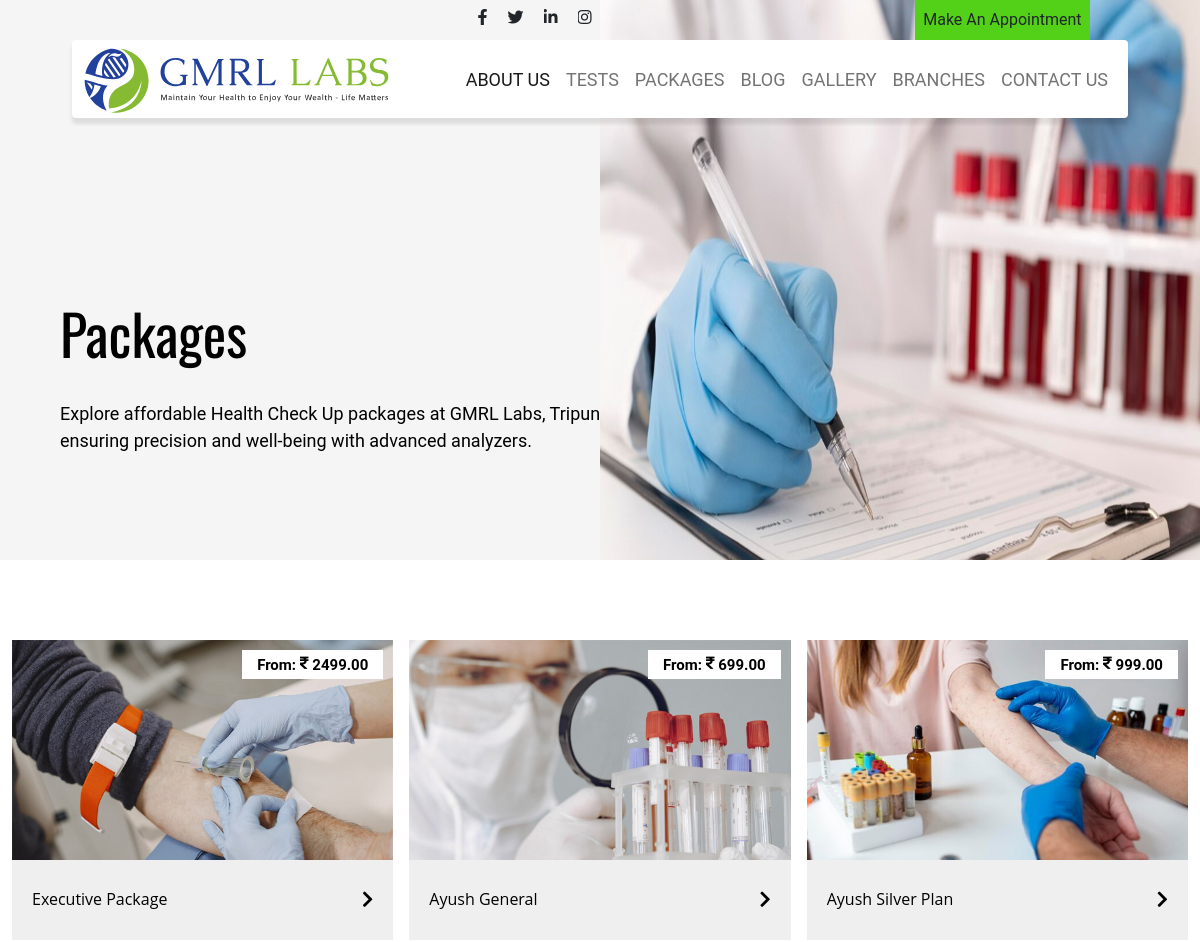
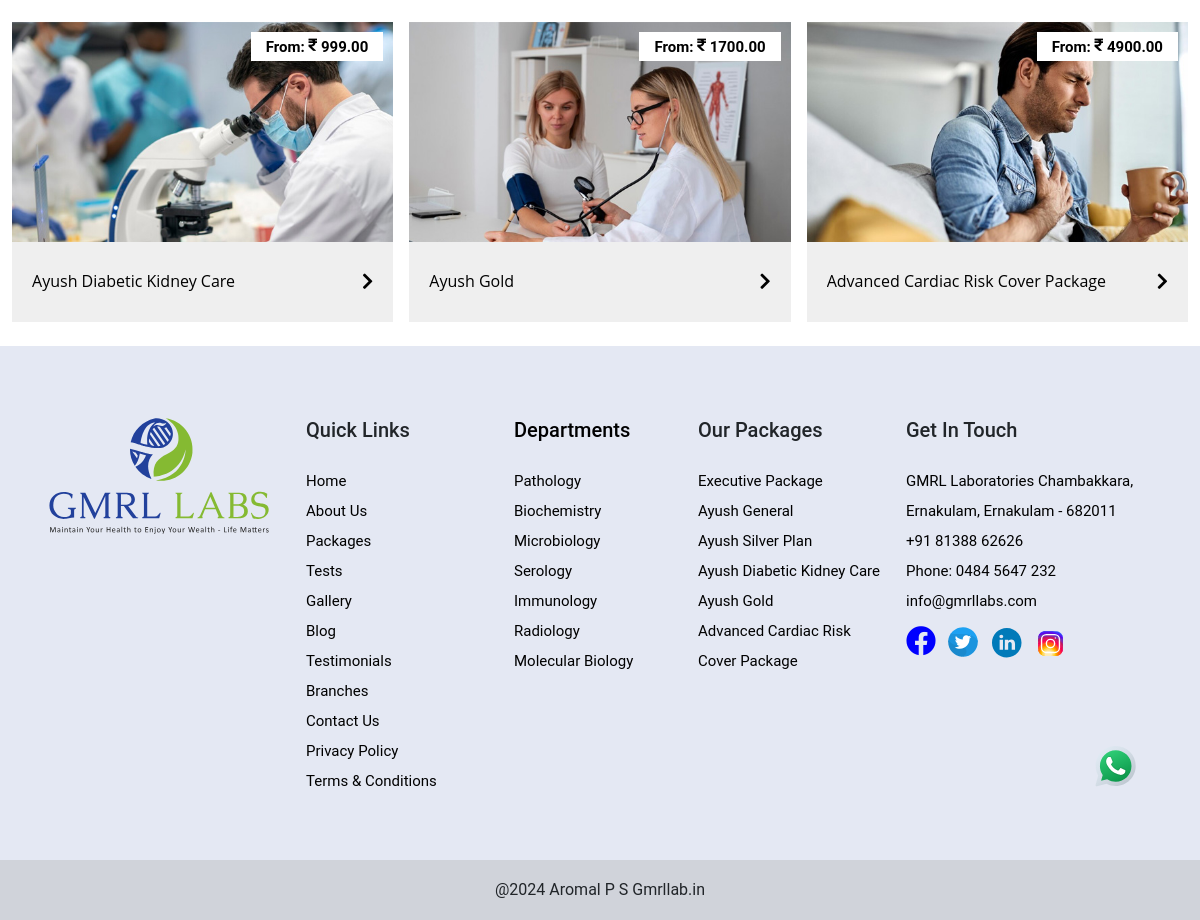
Page /packages/ on the committed database (2 pictures, top to bottom).
### frondpage/models.py (models this page shows, shortened)
class TestPackage(models.Model):
    package_name = models.CharField(max_length=200, unique=True)
    price = models.DecimalField(max_digits=10, decimal_places=2)
    image = models.ImageField(upload_to='testpackage')
    tests = models.TextField(help_text='Enter test names separated by commas')
    description=models.TextField()

class Departments(models.Model):
    dep_name=models.CharField(max_length=150,unique=True)
    dep_image=models.ImageField(upload_to='department/')
    dep_decrption=models.TextField()
    dep_detail_banner=models.ImageField(upload_to='departmentbanner/')

### labapp/views.py (the view)
# urls.py: path('packages/',views.Package,name='package'),
def Package(req):
    return render(req,"packages.html")

### templates/packages.html (shortened to what this page needs)
{% extends "base.html" %}
{% load static %}
{% block content %}
<div class="  main1_package overflow-hidden">
    <div class="container-fluid  p-0 ">
        <div class="row main_row ">
            <div class="col-12 page_package w-100">
                <div class="row w-100 p-0 m-0">
                    <div class="col-md-6 col-12  package_col1 p-0">
                        <div class="package_text2 overflow-hidden">
                            Packages
                        </div>
                        <div class="package_text3">
                            Explore affordable Health Check Up packages at GMRL Labs, Tripunithura,
                            ensuring precision and well-being with advanced analyzers.
                        </div>
                    </div>
                    <div class="col-md-6 col-12  package_image p-0">
                        <img src="{% static './image/package.jpg' %}" class="d-block w-100" alt="...">
                    </div>
                </div>
            </div>
        </div>
    </div>
</div>
<div class="main5 package_main5 pagesall">
    <div class="container ">
        <div class="row packagepage_nocarosel">
            {% for i in test_packages %}
            <div class="col-lg-4 pb-4">
                <a href="{% url 'frond:detailpackage'  i.id %}" class="package-item-con">
                    <h5 class="overflow-hidden" style="height: fit-content !important;">
                        <div class="fontawsome" style="height: fit-content !important; padding-bottom: 10px;">From:
                            <i class="fas fa-rupee-sign"></i>  {{i.price}}
                        </div>
                    </h5>
                    <div class="package-image">
                        <img width="300" height="230" src="{{i.image.url}}"
                            class="attachment-medium size-medium wp-post-image" alt="no image" decoding="async"
                            loading="lazy" />
                    </div>
                    <div class="package-text">
                        <h6>{{i.package_name}}</h6>
                        <i class="fas fa-chevron-right"></i>
                    </div>
                </a>
            </div>
            {% endfor %}
        </div>
    </div>
    {% endblock %}

### templates/base.html (shortened to what this page needs)
{% load static %}
<!DOCTYPE html>
<html lang="en">
<head>
    <link rel="stylesheet" href="https://cdnjs.cloudflare.com/ajax/libs/font-awesome/5.15.4/css/all.min.css">
    <link href="https://cdn.jsdelivr.net/npm/bootstrap@5.2.3/dist/css/bootstrap.min.css" rel="stylesheet"
>
    <link rel="stylesheet" href="{% static 'css/style.css' %}">
    <link rel="stylesheet" href="{% static 'css/navbar.css' %}">
    <link rel="stylesheet" href="{% static 'css/main2.css' %}">
    <link rel="stylesheet" href="{% static 'css/main3.css' %}">
    <link rel="stylesheet" href="{% static 'css/main5.css' %}">
    <link rel="stylesheet" href="{% static 'css/main6.css' %}">
    <link rel="stylesheet" href="{% static 'css/main7.css' %}">
    <link rel="stylesheet" href="{% static 'css/main8.css' %}">
    <link rel="stylesheet" href="{% static 'css/footer.css' %}">
    <link rel="stylesheet" href="{% static 'css/about.css' %}">
    <link rel="stylesheet" href="{% static 'css/gallery.css' %}">
    <link rel="stylesheet" href="{% static 'css/branches.css' %}">
    <link rel="stylesheet" href="{% static 'css/package.css' %}">
    <link rel="stylesheet" href="{% static 'css/blog.css' %}">
    <link rel="stylesheet" href="{% static 'css/contactus.css' %}">
    <link rel="stylesheet" href="{% static 'css/tests.css' %}">
    <link rel="stylesheet" href="{% static 'css/appointment.css' %}">
    <link href="https://cdn.jsdelivr.net/npm/slick-carousel@1.8.1/slick/slick.css" rel="stylesheet">
</head>
<body>
  {% include './nav_and_footer/navbar.html' %}
  {% block content %}
  {% endblock %}
  {% include './nav_and_footer/footer.html' %}
</body>
</html>

### templates/nav_and_footer/navbar.html (shortened to what this page needs)
{% load static %}
<a href="https://api.whatsapp.com/send?phone=+918138862626&text=Hello" class="whatsapp_icon">
    <img src="{% static 'icons/icons8-whatsapp.svg' %}" class="whatsapp-icon" alt="">
</a>
<div class="main overflow-hidden">
    <div class="container-fluid main_contain p-0">
        <div class="row main_row">
            <div class="col-12 nav_co_text1 position-relative">
                <div class="fb-ico">
                    <i class="fab fa-facebook-f pe-3"></i>
                    <i class="fab fa-twitter pe-3"></i>
                    <i class="fab fa-linkedin-in pe-3"></i>
                    <i class="fab fa-instagram pe-3"></i>
                </div>
                <a href="{% url 'form:makeappointment' %}" class="makeappointment text-dark p-2">Make An Appointment</a>
            </div>
            <div class="col-12">
                <nav id="navbar" class="navbar pt-0 navbar-expand-lg bg-body-tertiary">
                    <div id="nav_contain" class="container-fluid rounded-1 nav_contain bg-white my-auto">
                        <a class="navbar-brand" href="{% url 'home' %}">
                            <img src="{% static 'icons/gmrl-logo.svg' %}" alt="Logo"
                                class="d-inline-block align-text-top">
                        </a>
                        <div class="collapse navbar-collapse" id="navbarNav">
                            <ul class="navbar-nav">
                                <li class="nav-item ">
                                    <a class="nav-link text-center active " aria-current="page"
                                        href="{% url 'aboutus' %}">ABOUT
                                        US</a>
                                </li>
                                <li class="nav-item">
                                    <a class="nav-link text-center" href="{% url 'frond:tests' %}">TESTS</a>
                                </li>
                                <li class="nav-item">
                                    <a class="nav-link text-center" href="{% url 'package' %}">PACKAGES</a>
                                </li>
                                <li class="nav-item">
                                    <a class="nav-link text-center" href="{% url 'blog' %}">BLOG</a>
                                </li>
                                <li class="nav-item">
                                    <a class="nav-link text-center" href="{% url 'gallery' %}">GALLERY</a>
                                </li>
                                <li class="nav-item">
                                    <a class="nav-link text-center" href="{% url 'branch' %}">BRANCHES</a>
                                </li>
                                <li class="nav-item">
                                    <a class="nav-link text-center" href="{% url 'form:contactform' %}">CONTACT US</a>
                                </li>
                            </ul>
                        </div>
                    </div>
                </nav>
            </div>
        </div>
    </div>
</div>

### templates/nav_and_footer/footer.html (shortened to what this page needs)
{% load static %}
<div class="footer  pt-2">
    <div class="container footer_contain pt-5">
        <div class="row footer_row1 mx-auto pt-3">
            <div class="col-lg-3 mb-lg-0 mb-5 text-lg-none text-center  footer_col1">
                <img src="{% static './icons/gmrl-footer-logo.svg' %}" alt="" width="220">
            </div>
            <div class="footercolum1 col-6  col-lg-2 col-md-5 ps-lg-0 ps-5">
                <h5 class="pb-3">Quick Links</h5>
                <ul class="p-0">
                    <a href="{% url 'home' %}">
                        <li>Home</li>
                    </a>
                    <a href="{% url 'aboutus' %}">
                        <li>About Us</li>
                    </a>
                    <a href="{% url 'package' %}">
                        <li>Packages</li>
                    </a>
                    <a href="{% url 'frond:tests' %}">
                        <li>Tests</li>
                    </a>
                    <a href="{% url 'gallery' %}">
                        <li>Gallery</li>
                    </a>
                    <a href="{% url 'blog' %}">
                        <li>Blog</li>
                    </a>
                    <a href="#">
                        <li>Testimonials</li>
                    </a>
                    <a href="{% url 'branch' %}">
                        <li>Branches</li>
                    </a>
                    <a href="{% url 'form:contactform' %}">
                        <li>Contact Us</li>
                    </a>
                    <a href="{% url 'frond:privacy' %}">
                        <li>Privacy Policy</li>
                    </a>
                    <a href="{% url 'frond:terms' %}">
                        <li>Terms & Conditions</li>
                    </a>
                </ul>
            </div>
            <div class="footercolum2 col-6 col-lg-2 col-md-5  ">
                <h5 class="pb-3"><a href="{% url 'frond:dep_detail' %}">Departments</a></h5>
                <ul class="p-0">
                    {% for i in dept %}
                    <a href="{% url 'frond:E_dep_detail' i.id %}">
                        <li> {{i.dep_name}}</li>
                    </a>
                    {% endfor %}
                </ul>
            </div>
            <div class="footercolum3 col-6 col-lg-2 col-md-5 ps-lg-0 ps-5">
                <h5 class="pb-3">Our Packages</h5>
                <ul class="p-0">
                    {% for i in test_packages %}
                    <a href="{% url 'frond:detailpackage'  i.id %}">
                        <li>{{i.package_name}}</li>
                    </a>
                    {% endfor %}
                </ul>
            </div>
            <div class="footercolum4 col-6 col-lg-3 col-md-5 ">
                <h5 class="pb-3">Get In Touch</h5>
                <ul class="p-0">
                    <a href="{% url 'form:contactform' %}">
                        <li> GMRL Laboratories Chambakkara, Ernakulam, Ernakulam - 682011</li>
                    </a>
                    <a href="tel:+91 81388 6262">
                        <li> +91 81388 62626</li>
                    </a>
                    <a href="tel:0484 5647 232">
                        <li> Phone: 0484 5647 232</li>
                    </a>
                    <a href="mailto:info@gmrllabs.com">
                        <li> info@gmrllabs.com</li>
                    </a>
                    <span class="footer_icon">
                        <div class="row text-center">
                            <div class="col-1" style="width:42px">
                                <i class="fab fa-facebook "></i>
                            </div>
                            <div class="col-1 " style="width:42px; padding-top:11px;">
                            </div>
                            <div class="col-1" style=" width:44px; padding-top:10px;">
                            </div>
                            <div class="col-1" style=" width:44px; padding-top:10px;">
                            </div>
                        </div>
                    </span>
                </ul>
            </div>
        </div>
    </div>
    <div class="container-fluid">
        <div class="row">
            <div class="copyright col-12 mt-5 ">
                <a class="text-decoration-none text-dark " href=""> @2024 Aromal P S Gmrllab.in </a>
            </div>
        </div>
    </div>
</div>

### rows in the picture
TestPackage: price "2499.00", image (picture), package_name "Executive Package"
TestPackage: price "699.00", image (picture), package_name "Ayush General"
TestPackage: price "999.00", image (picture), package_name "Ayush Silver Plan"
TestPackage: price "999.00", image (picture), package_name "Ayush Diabetic Kidney Care"
TestPackage: price "1700.00", image (picture), package_name "Ayush Gold"
TestPackage: price "4900.00", image (picture), package_name "Advanced Cardiac Risk Cover Package"
Departments: dep_name "Pathology"
Departments: dep_name "Biochemistry"
Departments: dep_name "Microbiology"
Departments: dep_name "Serology"
Departments: dep_name "Immunology"
Departments: dep_name "Radiology"
Departments: dep_name "Molecular Biology"
